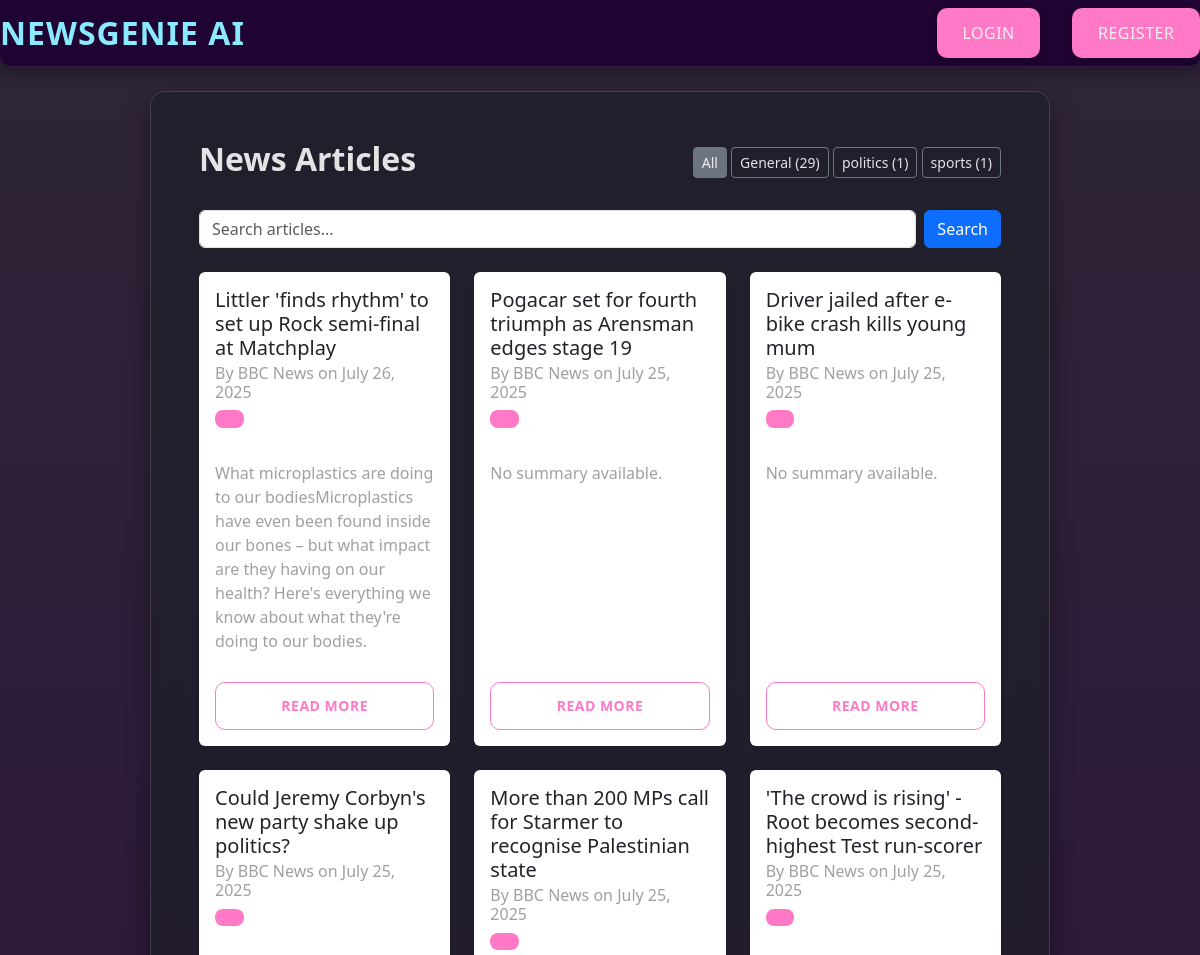
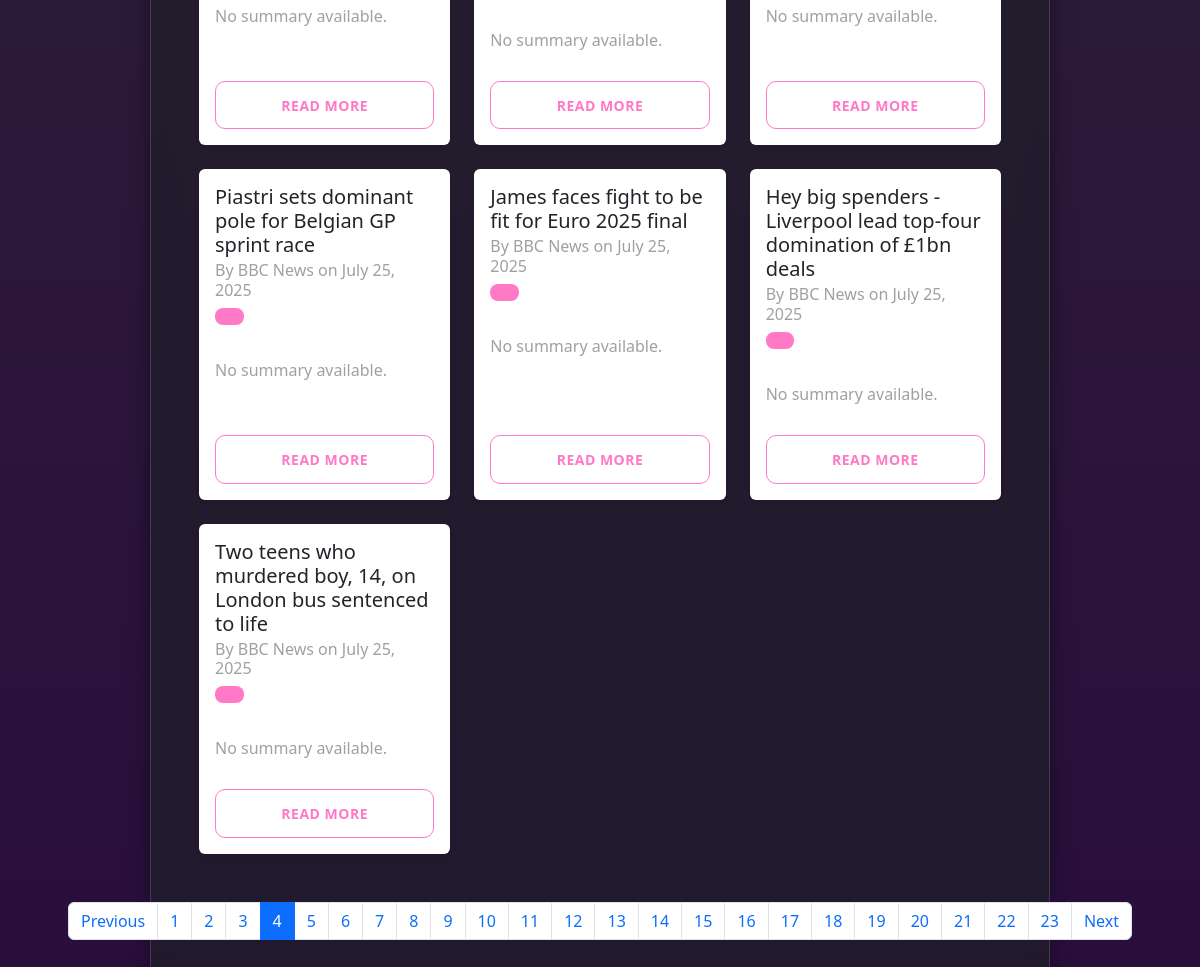
/?page=4, run on the app's committed database (2 pictures, top to bottom).
### news/models.py (models this page shows, shortened)
class Category(models.Model):
    name = models.CharField(max_length=100)
    description = models.TextField(blank=True)
    class Meta:
        verbose_name_plural = "Categories"

class Article(models.Model):
    title = models.CharField(max_length=200)
    content = models.TextField()
    category = models.ForeignKey(Category, on_delete=models.SET_NULL, null=True, blank=True)
    published_date = models.DateTimeField(default=timezone.now)
    created_at = models.DateTimeField(auto_now_add=True)
    audio_file = models.FileField(upload_to='audio/', blank=True, null=True)
    image = models.ImageField(upload_to='articles/', blank=True, null=True)
    author = models.CharField(max_length=255, default="Unknown Source")
    publication_date = models.DateTimeField(null=True, blank=True)
    link = models.URLField(max_length=500, unique=True, null=True, blank=True)
    source = models.CharField(max_length=100, default='Unknown')
    categories = models.ManyToManyField('Category', related_name='multi_articles')
    summary = models.TextField(blank=True, null=True)
    is_summary_generated = models.BooleanField(default=False)
    approved = models.BooleanField(default=False)  # ✅ New field
    audio_file = models.FileField(upload_to='news_audio/', blank=True, null=True)
    def approved_status(self):
        return "Approved" if self.approved else "Pending"
    approved_status.boolean = True
    approved_status.short_description = "Status"
    class Meta:
        ordering = ['-published_date']

### news/views.py (the view, shortened to what this page needs)
# urls.py: path('', views.ArticleListView.as_view(), name='article_list'),
class ArticleListView(ListView):
    model = Article
    template_name = 'news/article_list.html'
    context_object_name = 'articles'
    paginate_by = 10
    def get_queryset(self):
        queryset = Article.objects.filter(approved=True).order_by('-published_date')
        category_name = self.request.GET.get('category')
        query = self.request.GET.get('q')
        if category_name and category_name.lower() != 'all':
            queryset = queryset.filter(category__name__iexact=category_name)
        if query:
            queryset = queryset.filter(
                Q(title__icontains=query) | Q(content__icontains=query)
            )
        return queryset
    def get_context_data(self, **kwargs):
        context = super().get_context_data(**kwargs)
        context['categories'] = Category.objects.annotate(article_count=Count('article')).order_by('name')
        context['current_category'] = self.request.GET.get('category', 'All')
        context['search_query'] = self.request.GET.get('q', '')
        context['recommendations'] = []
        return context

### news/templates/news/article_list.html (shortened to what this page needs)
{% extends 'base.html' %}
{% block content %}
<div class="container mt-4">
    <div class="d-flex justify-content-between align-items-center mb-4">
        <h2 class="fw-bold" style="color:rgba(255, 255, 255, 0.879)">News Articles {% if current_category != 'All' %}in {{ current_category }}{% endif %}</h2>
        <div>
            <a href="{% url 'news:article_list' %}" class="btn btn-outline-secondary btn-sm {% if current_category == 'All' %}active{% endif %}"style="color:rgba(255, 255, 255, 0.879)">All</a>
            {% for category in categories %}
                <a href="?category={{ category.name }}"
                   class="btn btn-outline-secondary btn-sm {% if current_category == category.name %}active{% endif %}" style="color:rgba(255, 255, 255, 0.879)">
                    {{ category.name }} ({{ category.article_count }})
                </a>
            {% endfor %}
        </div>
    </div>
    <div class="mb-4">
        <form method="GET" action="{% url 'news:article_list' %}" class="d-flex">
            <input class="form-control me-2" type="search" placeholder="Search articles..." name="q" value="{{ search_query }}">
            <button class="btn btn-primary" type="submit">Search</button>
        </form>
    </div>
    {% if articles %}
    <div class="row">
        {% for article in articles %}
            <div class="col-md-6 col-lg-4 mb-4">
                <div class="card h-100 shadow-sm border-0">
                    <div class="card-body d-flex flex-column">
                        <h5 class="card-title">{{ article.title }}</h5>
                        <h6 class="card-subtitle mb-2 text-muted">By {{ article.author }} on {{ article.published_date|date:"F d, Y" }}</h6>
                        <div class="mb-2">
                            <span class="badge bg-primary">{{ article.category.name }}</span>
                        </div>
                        <p class="card-text text-muted">{{ article.summary|default:"No summary available." }}</p>
                        <a href="{% url 'news:article_detail' article.pk %}" class="btn btn-sm btn-outline-primary mt-auto">Read More</a>
                    </div>
                </div>
            </div>
        {% endfor %}
    </div>
    {% else %}
        <p>No articles found.</p>
    {% endif %}
    {% if is_paginated %}
    <nav aria-label="Page navigation">
        <ul class="pagination justify-content-center mt-4">
            {% if page_obj.has_previous %}
                <li class="page-item">
                    <a class="page-link" href="?page={{ page_obj.previous_page_number }}{% if request.GET.category %}&category={{ request.GET.category }}{% endif %}">Previous</a>
                </li>
            {% else %}
                <li class="page-item disabled"><span class="page-link">Previous</span></li>
            {% endif %}
            {% for i in page_obj.paginator.page_range %}
                {% if page_obj.number == i %}
                    <li class="page-item active"><span class="page-link">{{ i }}</span></li>
                {% else %}
                    <li class="page-item"><a class="page-link" href="?page={{ i }}{% if request.GET.category %}&category={{ request.GET.category }}{% endif %}">{{ i }}</a></li>
                {% endif %}
            {% endfor %}
            {% if page_obj.has_next %}
                <li class="page-item">
                    <a class="page-link" href="?page={{ page_obj.next_page_number }}{% if request.GET.category %}&category={{ request.GET.category }}{% endif %}">Next</a>
                </li>
            {% else %}
                <li class="page-item disabled"><span class="page-link">Next</span></li>
            {% endif %}
        </ul>
    </nav>
    {% endif %}
</div>
{% endblock %}

### static/css/base.css (style rules this page uses)
body { margin: 0; padding: 0; font-family: "Poppins", sans-serif; background-image: linear-gradient(to bottom, rgba(10, 0, 20, 0.85), rgba(30, 0, 50, 0.95)), url("../img/background.jpg"); background-size: cover; background-repeat: no-repeat; background-position: center; background-attachment: fixed; color: #e0e0e0; }
.container.mt-4 { background-color: rgba(30, 30, 40, 0.7); backdrop-filter: blur(12px); padding: 3rem; border-radius: 15px; box-shadow: 0 10px 25px rgba(0, 0, 0, 0.4); margin: 2.5rem auto; max-width: 900px; border: 1px solid rgba(255, 255, 255, 0.15); }
.container.mt-4 p { color: #d0d0d0; }
.container.mt-4 .text-muted { font-size: 1rem; color: #a0a0a0 !important; margin-bottom: 1.8rem; }
.container.mt-4 .badge { background-color: #ff79c6 !important; font-size: 0.9rem; padding: 0.6em 1em; border-radius: 8px; margin-right: 0.8rem; margin-bottom: 1.2rem; display: inline-block; font-weight: 600; }
.container.mt-4 .btn-outline-primary { border-color: #ff79c6; color: #ff79c6; transition: all 0.3s ease; padding: 0.8rem 1.8rem; font-weight: 600; border-radius: 10px; text-transform: uppercase; letter-spacing: 0.5px; }

### data on the page
Category: name "General", article_count "29"
Category: name "politics", article_count "1"
Category: name "sports", article_count "1"
Article: title "Littler 'finds rhythm' to set up Rock semi-final at Matchplay", author "BBC News", published_date "July 26, 2025", summary "What microplastics are doing to our bodiesMicroplastics have even been found inside our bones – but what impact are they having on our health? Here's everything we know about what they're doing to our bodies."
Article: title "Pogacar set for fourth triumph as Arensman edges stage 19", author "BBC News", published_date "July 25, 2025", summary "No summary available."
Article: title "Driver jailed after e-bike crash kills young mum", author "BBC News", published_date "July 25, 2025", summary "No summary available."
Article: title "Could Jeremy Corbyn's new party shake up politics?", author "BBC News", published_date "July 25, 2025", summary "No summary available."
Article: title "More than 200 MPs call for Starmer to recognise Palestinian state", author "BBC News", published_date "July 25, 2025", summary "No summary available."
Article: title "'The crowd is rising' - Root becomes second-highest Test run-scorer", author "BBC News", published_date "July 25, 2025", summary "No summary available."
Article: title "Piastri sets dominant pole for Belgian GP sprint race", author "BBC News", published_date "July 25, 2025", summary "No summary available."
Article: title "James faces fight to be fit for Euro 2025 final", author "BBC News", published_date "July 25, 2025", summary "No summary available."
Article: title "Hey big spenders - Liverpool lead top-four domination of £1bn deals", author "BBC News", published_date "July 25, 2025", summary "No summary available."
Article: title "Two teens who murdered boy, 14, on London bus sentenced to life", author "BBC News", published_date "July 25, 2025", summary "No summary available."

### other printed values
{{ i }} "1" "2" "3" "5" "6" "7" "8" "9" "10" "11" "12" "13" "14" "15" "16" "17" "18" "19" "20" "21" "22" "23"
{{ i }} "4"
